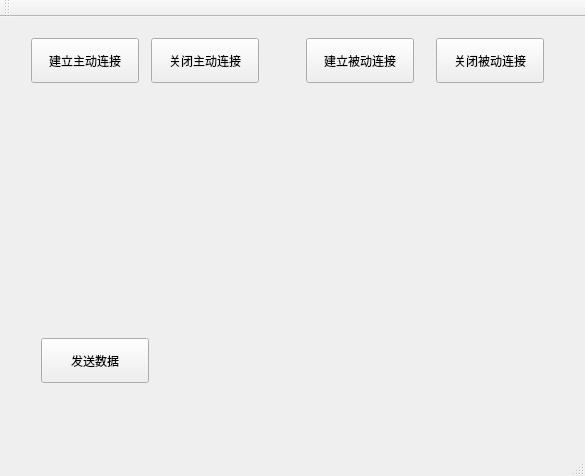
<?xml version="1.0" encoding="UTF-8"?>
<ui version="4.0">
 <class>MainWindow</class>
 <widget class="QMainWindow" name="MainWindow">
  <property name="geometry">
   <rect>
    <x>0</x>
    <y>0</y>
    <width>585</width>
    <height>476</height>
   </rect>
  </property>
  <property name="windowTitle">
   <string>MainWindow</string>
  </property>
  <widget class="QWidget" name="centralWidget">
   <layout class="QHBoxLayout" name="horizontalLayout">
    <item>
     <widget class="QWidget" name="widget" native="true">
      <widget class="QPushButton" name="ProactiveConnect">
       <property name="geometry">
        <rect>
         <x>20</x>
         <y>10</y>
         <width>108</width>
         <height>45</height>
        </rect>
       </property>
       <property name="text">
        <string>建立主动连接</string>
       </property>
      </widget>
      <widget class="QPushButton" name="CloseProactiveConnect">
       <property name="geometry">
        <rect>
         <x>140</x>
         <y>10</y>
         <width>108</width>
         <height>45</height>
        </rect>
       </property>
       <property name="text">
        <string>关闭主动连接</string>
       </property>
      </widget>
      <widget class="QPushButton" name="WriteDatas">
       <property name="geometry">
        <rect>
         <x>30</x>
         <y>310</y>
         <width>108</width>
         <height>45</height>
        </rect>
       </property>
       <property name="text">
        <string>发送数据</string>
       </property>
      </widget>
     </widget>
    </item>
    <item>
     <widget class="QWidget" name="widget_2" native="true">
      <widget class="QPushButton" name="ReactiveConnect">
       <property name="geometry">
        <rect>
         <x>10</x>
         <y>10</y>
         <width>108</width>
         <height>45</height>
        </rect>
       </property>
       <property name="text">
        <string>建立被动连接</string>
       </property>
      </widget>
      <widget class="QPushButton" name="CloseReactiveConnect">
       <property name="geometry">
        <rect>
         <x>140</x>
         <y>10</y>
         <width>108</width>
         <height>45</height>
        </rect>
       </property>
       <property name="text">
        <string>关闭被动连接</string>
       </property>
      </widget>
      <zorder>ReactiveConnect</zorder>
      <zorder>widget</zorder>
      <zorder>CloseReactiveConnect</zorder>
     </widget>
    </item>
   </layout>
  </widget>
  <widget class="QMenuBar" name="menuBar">
   <property name="geometry">
    <rect>
     <x>0</x>
     <y>0</y>
     <width>585</width>
     <height>26</height>
    </rect>
   </property>
  </widget>
  <widget class="QToolBar" name="mainToolBar">
   <attribute name="toolBarArea">
    <enum>TopToolBarArea</enum>
   </attribute>
   <attribute name="toolBarBreak">
    <bool>false</bool>
   </attribute>
  </widget>
  <widget class="QStatusBar" name="statusBar"/>
 </widget>
 <layoutdefault spacing="6" margin="11"/>
 <resources/>
 <connections/>
</ui>
